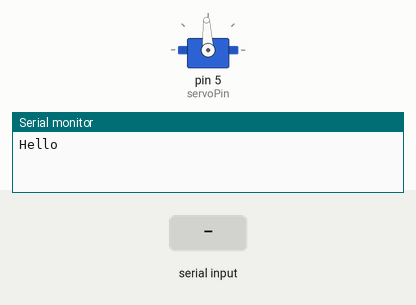
Recording of a sketch running on a simulated Arduino Uno, built with avr-gcc and run on an emulated ATmega328P. Parts: servo, the last lines printed to the serial monitor. The inputs (shaded band) are chosen by the test bench.

Above: at 1.2 s.
1.3 s: "90,45\n" received over Serial
At 2.6 s:
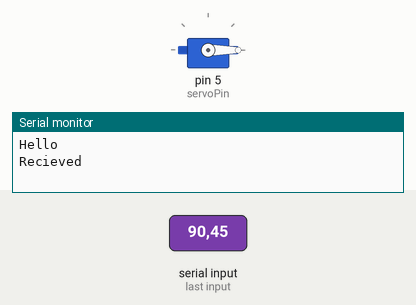
Timing chart, 0 to 4.3 s (numbered marks = the images above; inputs shaded):
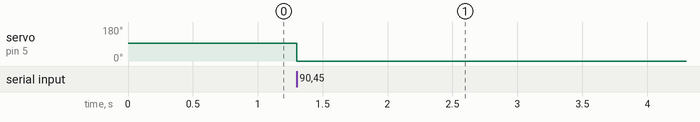

Measured:
- after the input at 1.3 s, servo on pin 5 (servoPin): 93° → 0° at once

The sketch:

ATSuctionTester.ino
```cpp
#include<Servo.h>

#define servoPin 5
#define relayPin 10
#define switchPin A0

String inputString = "";         // a string to hold incoming data
boolean stringComplete = false;  // whether the string is complete

Servo servo;

void setup() {
  // reserve 200 bytes for the inputString:
  servo.attach(servoPin);
  servo.writeMicroseconds(1500);

  //Adafruit Feather M0 Serial goes straight to USB
  Serial.begin(115200);
  Serial.println("Hello");
  inputString.reserve(200);

}

void loop() {
  //Check serial input buffer for avialable data
  if(Serial.available() > 0){
    serialEvent();
  }

  // print the string when a newline arrives:
  if (stringComplete) {

    //Handle input
    Serial.println("Recieved");
    //Serial.println(inputString);
    //Serial.println(inputString.toInt());
    int setting = inputString.toInt();
    servo.writeMicroseconds(setting);

    // clear the string:
    inputString = "";
    stringComplete = false;
  }
}

/*
  SerialEvent occurs whenever a new data comes in the
 hardware serial RX.  This routine is run between each
 time loop() runs, so using delay inside loop can delay
 response.  Multiple bytes of data may be available.
 */
void serialEvent() {
  while (Serial.available()) {
    // get the new byte:
    char inChar = (char)Serial.read();
    // add it to the inputString:
    inputString += inChar;
    // if the incoming character is a newline, set a flag
    // so the main loop can do something about it:
    if (inChar == '\n') {
      stringComplete = true;
    }
  }
}
```
